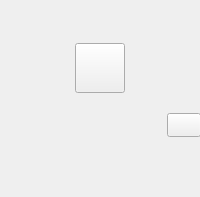
<?xml version="1.0" encoding="UTF-8"?>
<ui version="4.0">
 <class>UBTVideoWidget</class>
 <widget class="QWidget" name="UBTVideoWidget">
  <property name="geometry">
   <rect>
    <x>0</x>
    <y>0</y>
    <width>200</width>
    <height>197</height>
   </rect>
  </property>
  <property name="sizePolicy">
   <sizepolicy hsizetype="Fixed" vsizetype="Fixed">
    <horstretch>0</horstretch>
    <verstretch>0</verstretch>
   </sizepolicy>
  </property>
  <property name="minimumSize">
   <size>
    <width>200</width>
    <height>197</height>
   </size>
  </property>
  <property name="maximumSize">
   <size>
    <width>200</width>
    <height>197</height>
   </size>
  </property>
  <property name="windowTitle">
   <string>Form</string>
  </property>
  <widget class="QLabel" name="videoPic">
   <property name="geometry">
    <rect>
     <x>0</x>
     <y>0</y>
     <width>200</width>
     <height>136</height>
    </rect>
   </property>
   <property name="sizePolicy">
    <sizepolicy hsizetype="Fixed" vsizetype="Fixed">
     <horstretch>0</horstretch>
     <verstretch>0</verstretch>
    </sizepolicy>
   </property>
   <property name="minimumSize">
    <size>
     <width>200</width>
     <height>136</height>
    </size>
   </property>
   <property name="maximumSize">
    <size>
     <width>200</width>
     <height>136</height>
    </size>
   </property>
   <property name="text">
    <string/>
   </property>
  </widget>
  <widget class="QLabel" name="videoName">
   <property name="geometry">
    <rect>
     <x>10</x>
     <y>146</y>
     <width>180</width>
     <height>16</height>
    </rect>
   </property>
   <property name="sizePolicy">
    <sizepolicy hsizetype="Fixed" vsizetype="Fixed">
     <horstretch>0</horstretch>
     <verstretch>0</verstretch>
    </sizepolicy>
   </property>
   <property name="minimumSize">
    <size>
     <width>180</width>
     <height>16</height>
    </size>
   </property>
   <property name="maximumSize">
    <size>
     <width>180</width>
     <height>16</height>
    </size>
   </property>
   <property name="text">
    <string/>
   </property>
  </widget>
  <widget class="QPushButton" name="downloadBtn">
   <property name="geometry">
    <rect>
     <x>167</x>
     <y>113</y>
     <width>34</width>
     <height>24</height>
    </rect>
   </property>
   <property name="sizePolicy">
    <sizepolicy hsizetype="Fixed" vsizetype="Fixed">
     <horstretch>0</horstretch>
     <verstretch>0</verstretch>
    </sizepolicy>
   </property>
   <property name="minimumSize">
    <size>
     <width>34</width>
     <height>24</height>
    </size>
   </property>
   <property name="maximumSize">
    <size>
     <width>34</width>
     <height>24</height>
    </size>
   </property>
   <property name="text">
    <string/>
   </property>
  </widget>
  <widget class="QPushButton" name="playBtn">
   <property name="geometry">
    <rect>
     <x>75</x>
     <y>43</y>
     <width>50</width>
     <height>50</height>
    </rect>
   </property>
   <property name="sizePolicy">
    <sizepolicy hsizetype="Fixed" vsizetype="Fixed">
     <horstretch>0</horstretch>
     <verstretch>0</verstretch>
    </sizepolicy>
   </property>
   <property name="minimumSize">
    <size>
     <width>50</width>
     <height>50</height>
    </size>
   </property>
   <property name="maximumSize">
    <size>
     <width>50</width>
     <height>50</height>
    </size>
   </property>
   <property name="focusPolicy">
    <enum>Qt::NoFocus</enum>
   </property>
   <property name="text">
    <string/>
   </property>
  </widget>
  <widget class="QWidget" name="videoWidgetCover" native="true">
   <property name="geometry">
    <rect>
     <x>0</x>
     <y>0</y>
     <width>200</width>
     <height>136</height>
    </rect>
   </property>
   <property name="sizePolicy">
    <sizepolicy hsizetype="Fixed" vsizetype="Fixed">
     <horstretch>0</horstretch>
     <verstretch>0</verstretch>
    </sizepolicy>
   </property>
   <property name="minimumSize">
    <size>
     <width>200</width>
     <height>136</height>
    </size>
   </property>
   <property name="maximumSize">
    <size>
     <width>200</width>
     <height>136</height>
    </size>
   </property>
  </widget>
 </widget>
 <resources/>
 <connections/>
</ui>
